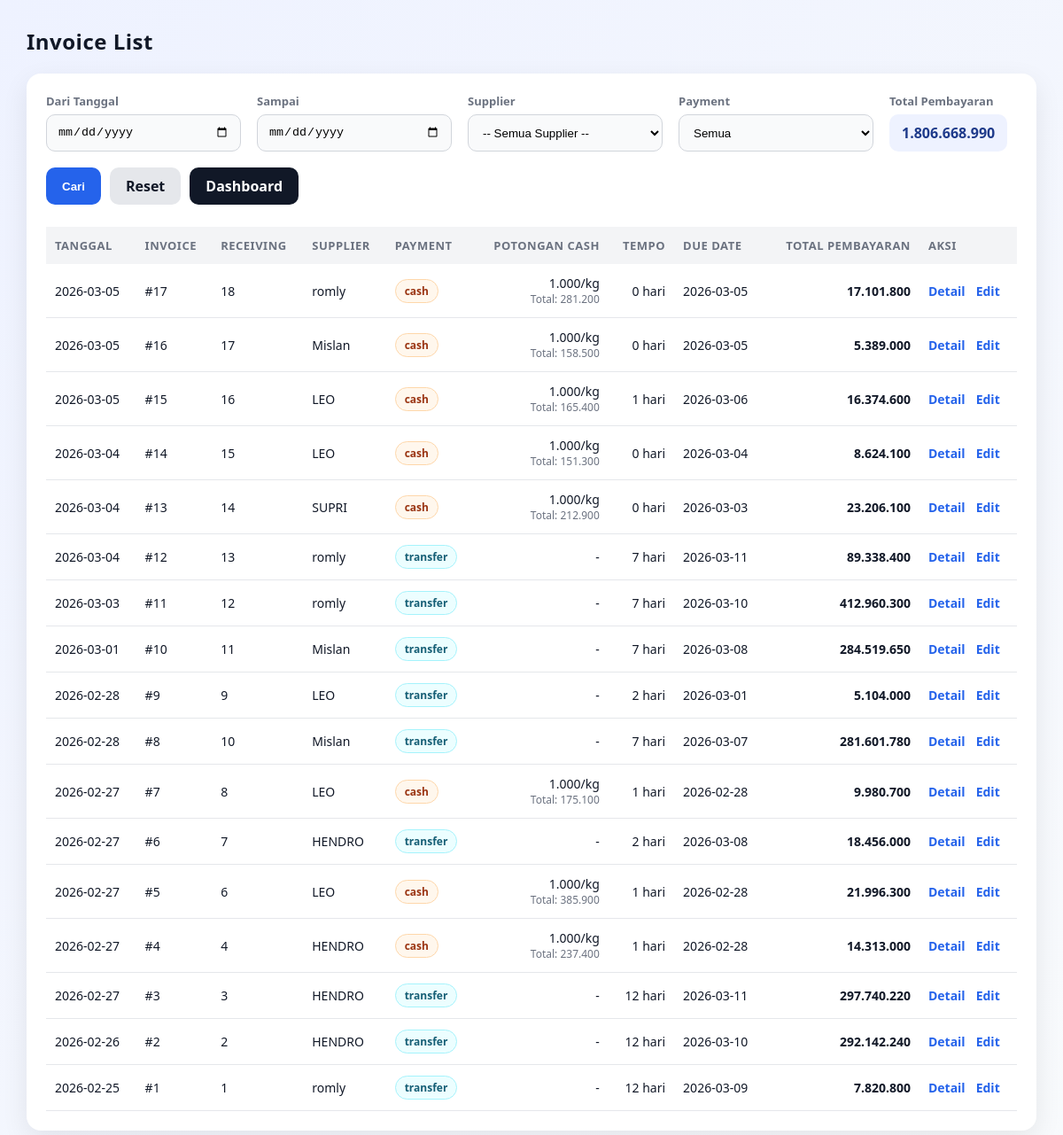
The page /invoice/list on the database as committed earlier.
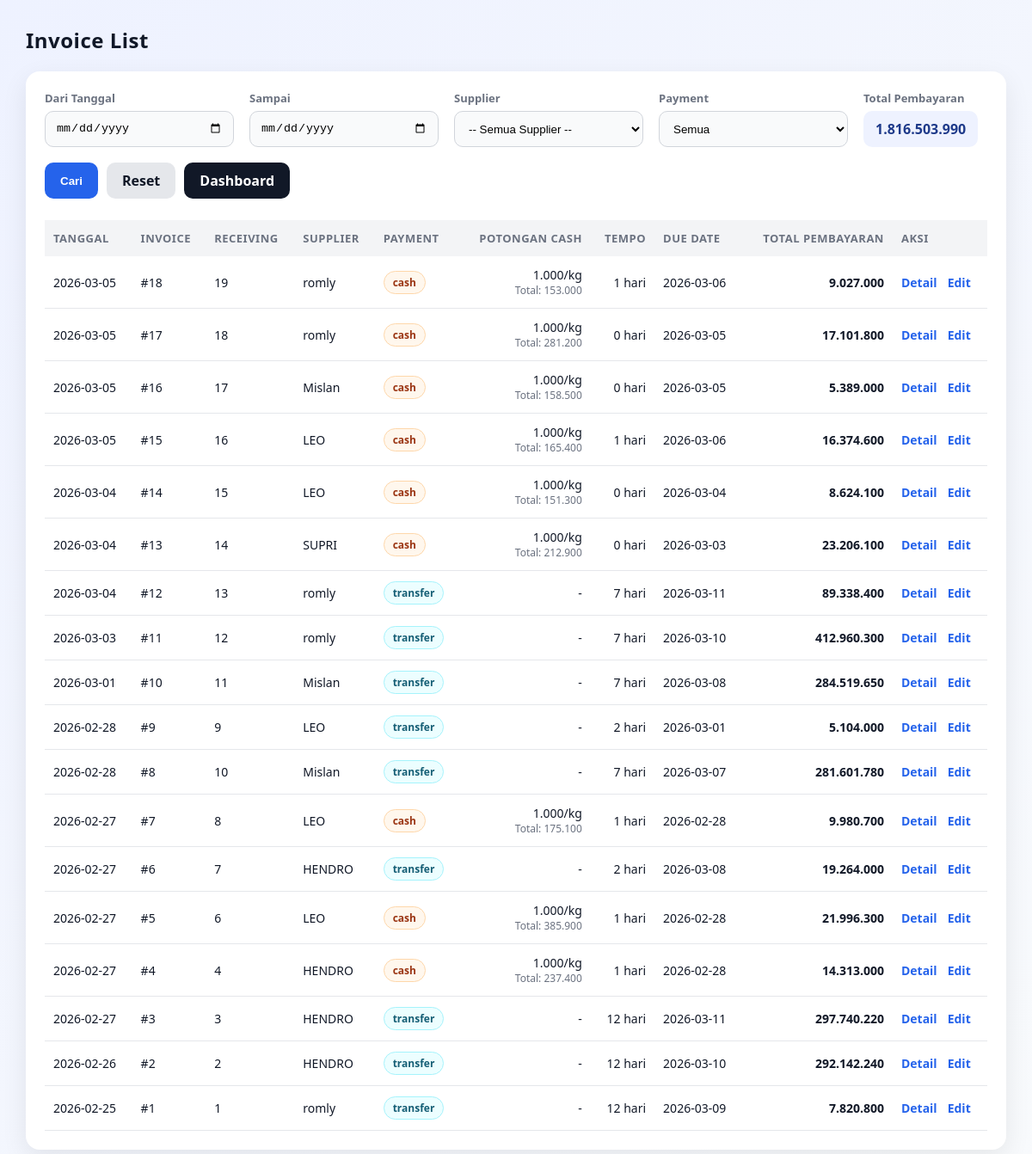
The same page on the database as committed later.
### tables this page shows
CREATE TABLE invoice_header (
            id INTEGER PRIMARY KEY AUTOINCREMENT,

            receiving_id INTEGER NOT NULL UNIQUE, -- 1 receiving = 1 invoice
            tanggal TEXT NOT NULL DEFAULT (date('now','localtime')),
            supplier TEXT NOT NULL,
            price_points_json TEXT NOT NULL,
            payment_type TEXT NOT NULL
                CHECK (payment_type IN ('cash','transfer')),
            tempo_hari INTEGER DEFAULT 0,
            due_date TEXT,

            -- Cash deduct per kg (hanya berlaku kalau cash)
            cash_deduct_per_kg_rp INTEGER DEFAULT 0,
            cash_deduct_total_rp INTEGER DEFAULT 0,
            -- PPh (siap dipakai nanti, 0.25% = 25)
            pph_rate_bp INTEGER DEFAULT 0,
            pph_amount_rp INTEGER DEFAULT 0,
            -- Total Supplier
            subtotal_rp INTEGER DEFAULT 0,
            total_payable_rp INTEGER DEFAULT 0,
            total_paid_g INTEGER DEFAULT 0,
            status TEXT DEFAULT 'draft'
                CHECK (status IN ('draft','issued','paid','void')),
            created_at TEXT DEFAULT (datetime('now','localtime')), note TEXT, grade_prices_json TEXT,
            FOREIGN KEY(receiving_id)
                REFERENCES receiving_header(id)
                ON DELETE CASCADE
        );

### invoice/routes.py (the view)
@invoice_bp.route("/list", methods=["GET"])
def invoice_list():
    start = (request.args.get("start") or "").strip() or None
    end = (request.args.get("end") or "").strip() or None
    supplier = (request.args.get("supplier") or "").strip() or None
    payment_type = (request.args.get("payment_type") or "").strip() or None
    rows = repo.fetch_invoice_list(
        start=start,
        end=end,
        supplier=supplier,
        payment_type=payment_type,
        limit=request.args.get("limit") or 500
    )
    rows = [dict(r) for r in rows]
    total_payable = sum(int(r.get("total_payable_rp") or 0) for r in rows)
    return render_template(
        "invoice/list.html",
        rows=rows,
        start=start,
        end=end,
        supplier=supplier,
        payment_type=payment_type,
        total_payable=total_payable,
    )

### helpers/db.py (called while the page is built)
def get_conn():
    conn = sqlite3.connect(DB_PATH, timeout=30)
    conn.row_factory = sqlite3.Row
    conn.execute("PRAGMA foreign_keys = ON;")
    conn.execute("PRAGMA journal_mode = WAL;")
    return conn

### templates/invoice/list.html (shortened to what this page needs)
<!doctype html>
<html lang="id">
<head>
</head>
<body>
<div class="top">
  <h2>Invoice List</h2>
</div>
<div class="card">
<form method="get" action="/invoice/list" class="filter-row">
  <div class="filter-item">
    <label>Dari Tanggal</label>
    <input type="date" name="start" value="{{ start or '' }}">
  </div>
  <div class="filter-item">
    <label>Sampai</label>
    <input type="date" name="end" value="{{ end or '' }}">
  </div>
  <div class="filter-item">
    <label>Supplier</label>
    <select id="supplier" name="supplier"></select>
  </div>
  <div class="filter-item">
    <label>Payment</label>
    <select name="payment_type">
      <option value="" {% if not payment_type %}selected{% endif %}>Semua</option>
    </select>
  </div>
  <div class="filter-item">
    <label>Total Pembayaran</label>
    <div class="summary-pill">
      {{ "{:,.0f}".format(total_payable or 0).replace(",", ".") }}
    </div>
  </div>
  <div class="filter-actions">
    <button class="btn btn-primary" type="submit">Cari</button>
    <a class="btn btn-ghost" href="/invoice/list">Reset</a>
    <a class="btn btn-secondary" href="/dashboard">Dashboard</a>
  </div>
</form>
<table>
<thead>
<tr>
  <th>Tanggal</th>
  <th>Invoice</th>
  <th>Receiving</th>
  <th>Supplier</th>
  <th>Payment</th>
  <th class="right">Potongan Cash</th>
  <th class="right">Tempo</th>
  <th>Due Date</th>
  <th class="right">Total Pembayaran</th>
  <th>Aksi</th>
</tr>
</thead>
<tbody>
{% for r in rows %}
<tr>
  <td>{{ r.tanggal }}</td>
  <td>#{{ r.id }}</td>
  <td>{{ r.receiving_id }}</td>
  <td>{{ r.supplier }}</td>
  <td>
    {% set pt = (r.payment_type or 'transfer') %}
    <span class="pill {{ pt }}">{{ pt }}</span>
  </td>
  <td class="right">
    {% if (r.payment_type == 'cash') and (r.cash_deduct_per_kg_rp or 0) > 0 %}
      {{ "{:,.0f}".format(r.cash_deduct_per_kg_rp or 0).replace(",", ".") }}/kg
      <div class="small">Total: {{ "{:,.0f}".format(r.cash_deduct_total_rp or 0).replace(",", ".") }}</div>
    {% else %}
      -
    {% endif %}
  </td>
  <td class="right">{{ r.tempo_hari or 0 }} hari</td>
  <td>{{ r.due_date or "-" }}</td>
  <td class="right total-bold">
    {{ "{:,.0f}".format(r.total_payable_rp or 0).replace(",", ".") }}
  </td>
  <td>
    <div class="aksi">
      <a href="/invoice/view/{{ r.id }}">Detail</a>
     <a href="{{ url_for('invoice.invoice_edit', invoice_id=r.id) }}">Edit</a>
    </div>
  </td>
</tr>
{% endfor %}
</tbody>
</table>
</div>
</body>
</html>

Rows that differ between the two databases and show on the page:
added invoice_header: tanggal "2026-03-05", id "18", receiving_id "19", supplier "romly", payment_type "cash", cash_deduct_per_kg_rp "1.000", cash_deduct_total_rp "153.000", tempo_hari "1", due_date "2026-03-06", total_payable_rp "9.027.000"
changed invoice_header id 6: total_payable_rp "18.456.000" → "19.264.000"
Other text that changed with them:
{{ "{:,.0f}".format(total_payable or 0).replace(",", ".") }}: "1.806.668.990" → "1.816.503.990"
